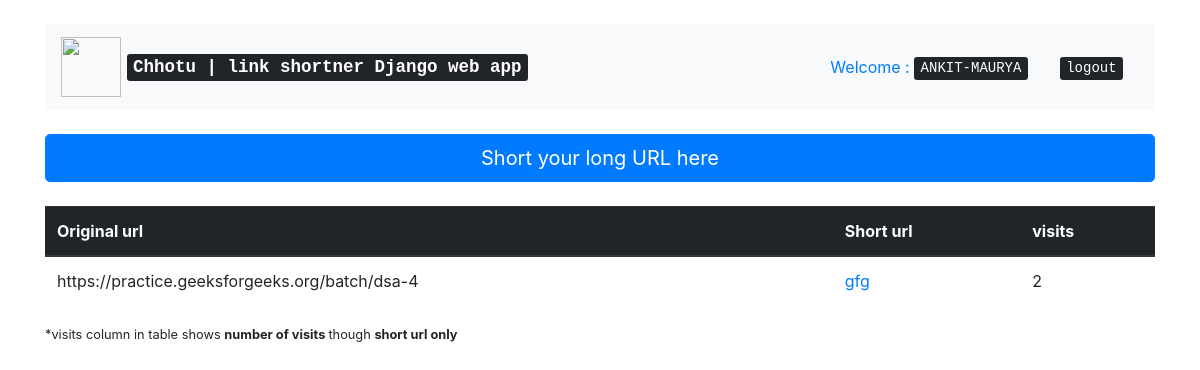
The app's page / (signed in) with its own data.
### main/models.py (models this page shows, shortened)
class UserShort(models.Model):
    uri = models.URLField('Enter original uri ')
    shorturi = models.CharField('save the model for shorten uri',max_length=10,unique=True,null=True,blank=True)
    user = models.ForeignKey(User,on_delete=models.CASCADE)
    count = models.IntegerField(default=0)

### home/views.py (the view)
# urls.py: path('',index,name='index'),
def index(request):
    if request.user.is_authenticated:
        query = UserShort.objects.filter(user=request.user).order_by('-pk')
        context = {'query':query}
    else:
        query = shorten.objects.all().order_by('-pk')
        context = {'query':query}
    return render(request,'index.html',context)

### templates/index.html
{% extends 'base.html' %}
{% block content %}
<div class="table-responsive">
<a href="{% url 'home:short'%}" class="btn btn-primary btn-lg btn-block mb-4">Short your long URL here</a>
    <table class="table">
  <thead class="thead-dark">
    <tr>
      <th scope="col">Original url</th>
      <th scope="col">Short url</th>
      {%if user.is_authenticated %}
      <th scope="col">visits</th>
      {%endif%}
    </tr>
  </thead>
  <tbody>
  {%for object in query%}
    <tr>
      <td>{{object.uri }}</td>
      <td><a href="/{{object.shorturi}}">{{object.shorturi}}</a></td>
      {%if user.is_authenticated %}
      <td>{{object.count }}</td>
      {%endif%}
    </tr>
  {%endfor%}
  </tbody>
</table>
<small>*visits column in table shows <b>number of visits </b>though <b>short url only</b></small>
</div>
 {% endblock %}

### templates/base.html (shortened to what this page needs)
<!doctype html>
<html lang="en">
  <head>
    <link rel="stylesheet" href="https://maxcdn.bootstrapcdn.com/bootstrap/4.0.0/css/bootstrap.min.css">
  </head>
  <body>
    <div class="container">
<nav class="navbar navbar-light bg-light mb-4 mt-4">
  <a class="navbar-brand" href="/">
  <img src="https://encrypted-tbn0.gstatic.com/images?q=tbn%3AANd9GcRnmRvU0_WhYksrmu7h3O6nQJCYDx8dzuwo7A&usqp=CAU" width="60" height="60" alt="">
    <b>     <kbd>Chhotu    |     link shortner Django web app</kbd></b>
  </a>
  <ul class="nav justify-content-end">
    <li class="nav-item">
      <a class="nav-link" href="#">Welcome : <kbd class="text-uppercase">{{request.user}}</kbd></a>
    </li>
  {% if request.user.is_authenticated %}
  <li class="nav-item">
    <a class="nav-link" href="/logout/"><kbd>logout</kbd></a>
  </li>
  {%endif%}
</ul>
</nav>
   {%block content%}
   {%endblock%}
  </div>
  </body>
</html>

### records on screen
UserShort: uri "https://practice.geeksforgeeks.org/batch/dsa-4", shorturi "gfg", count "2"

### other values on screen
{{ request.user }} "ANKIT-MAURYA"
